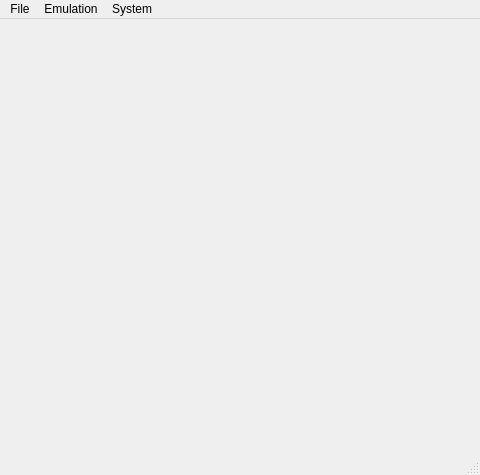
<?xml version="1.0" encoding="UTF-8"?>
<ui version="4.0">
 <class>MainWindow</class>
 <widget class="QMainWindow" name="MainWindow">
  <property name="windowModality">
   <enum>Qt::ApplicationModal</enum>
  </property>
  <property name="geometry">
   <rect>
    <x>0</x>
    <y>0</y>
    <width>480</width>
    <height>475</height>
   </rect>
  </property>
  <property name="sizePolicy">
   <sizepolicy hsizetype="Fixed" vsizetype="Fixed">
    <horstretch>0</horstretch>
    <verstretch>0</verstretch>
   </sizepolicy>
  </property>
  <property name="minimumSize">
   <size>
    <width>160</width>
    <height>187</height>
   </size>
  </property>
  <property name="windowTitle">
   <string>Miracle Game Boy</string>
  </property>
  <widget class="QWidget" name="centralwidget">
   <property name="sizePolicy">
    <sizepolicy hsizetype="Preferred" vsizetype="Preferred">
     <horstretch>0</horstretch>
     <verstretch>0</verstretch>
    </sizepolicy>
   </property>
   <property name="minimumSize">
    <size>
     <width>160</width>
     <height>144</height>
    </size>
   </property>
   <layout class="QHBoxLayout" name="horizontalLayout">
    <property name="spacing">
     <number>0</number>
    </property>
    <property name="leftMargin">
     <number>0</number>
    </property>
    <property name="topMargin">
     <number>0</number>
    </property>
    <property name="rightMargin">
     <number>0</number>
    </property>
    <property name="bottomMargin">
     <number>0</number>
    </property>
   </layout>
  </widget>
  <widget class="QStatusBar" name="statusbar"/>
  <widget class="QMenuBar" name="menubar">
   <property name="geometry">
    <rect>
     <x>0</x>
     <y>0</y>
     <width>480</width>
     <height>20</height>
    </rect>
   </property>
   <widget class="QMenu" name="menuFile">
    <property name="title">
     <string>File</string>
    </property>
    <addaction name="actionOpen"/>
    <addaction name="separator"/>
    <addaction name="actionExit"/>
   </widget>
   <widget class="QMenu" name="menuEmulation">
    <property name="title">
     <string>Emulation</string>
    </property>
    <addaction name="actionRun"/>
    <addaction name="actionPause"/>
    <addaction name="actionStop"/>
   </widget>
   <widget class="QMenu" name="menuSystem">
    <property name="title">
     <string>System</string>
    </property>
    <widget class="QMenu" name="menuType">
     <property name="title">
      <string>Type</string>
     </property>
     <actiongroup name="SystemType">
      <action name="actionGame_Boy_Classic">
       <property name="checkable">
        <bool>true</bool>
       </property>
       <property name="checked">
        <bool>true</bool>
       </property>
       <property name="text">
        <string>Game Boy Classic</string>
       </property>
      </action>
      <action name="actionSuper_Game_Boy">
       <property name="checkable">
        <bool>true</bool>
       </property>
       <property name="text">
        <string>Super Game Boy</string>
       </property>
      </action>
      <action name="actionGame_Boy_Color">
       <property name="checkable">
        <bool>true</bool>
       </property>
       <property name="text">
        <string>Game Boy Color</string>
       </property>
      </action>
     </actiongroup>
     <addaction name="actionGame_Boy_Classic"/>
     <addaction name="actionSuper_Game_Boy"/>
     <addaction name="actionGame_Boy_Color"/>
    </widget>
    <addaction name="menuType"/>
   </widget>
   <addaction name="menuFile"/>
   <addaction name="menuEmulation"/>
   <addaction name="menuSystem"/>
  </widget>
  <action name="actionOpen">
   <property name="text">
    <string>Open GameBoy ROM</string>
   </property>
  </action>
  <action name="actionExit">
   <property name="text">
    <string>Exit</string>
   </property>
  </action>
  <action name="actionRun">
   <property name="text">
    <string>Run</string>
   </property>
  </action>
  <action name="actionPause">
   <property name="text">
    <string>Pause</string>
   </property>
  </action>
  <action name="actionStop">
   <property name="text">
    <string>Stop</string>
   </property>
  </action>
 </widget>
 <resources/>
 <connections/>
</ui>
